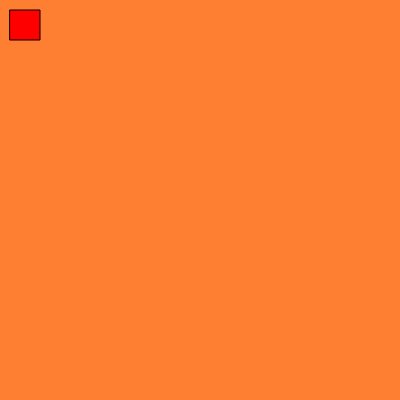
Frame 1 (no input)
Frame 60 (no input): identical to frame 1, image omitted
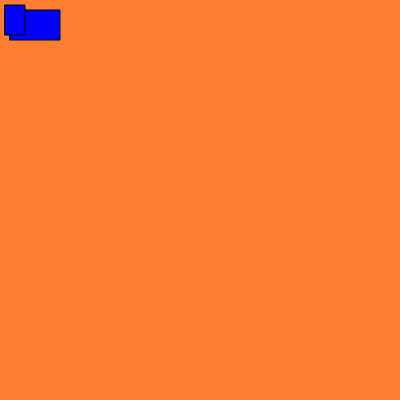
Frame 120 (the mouse pressed at the canvas centre since frame 60)

The p5.js sketch that drew these frames (run headless with seeded random() and noise() and a simulated clock; from frame 60 on, the mouse is pressed at the canvas centre):

// p5.js sketch
// ── sketch.js

function setup() {
	createCanvas(400, 400);
}

function draw() {
	background(255, 127, 50);
	//scale(4);


	if (mouseX < width/2) {
		fill(255, 0, 0);
		rect(10, 10, 30, 30);

	} else {
		fill(0, 0, 255);
		rect(10, 10, 50, 30);
		rect(5, 5, 20, 30);
	}
}
